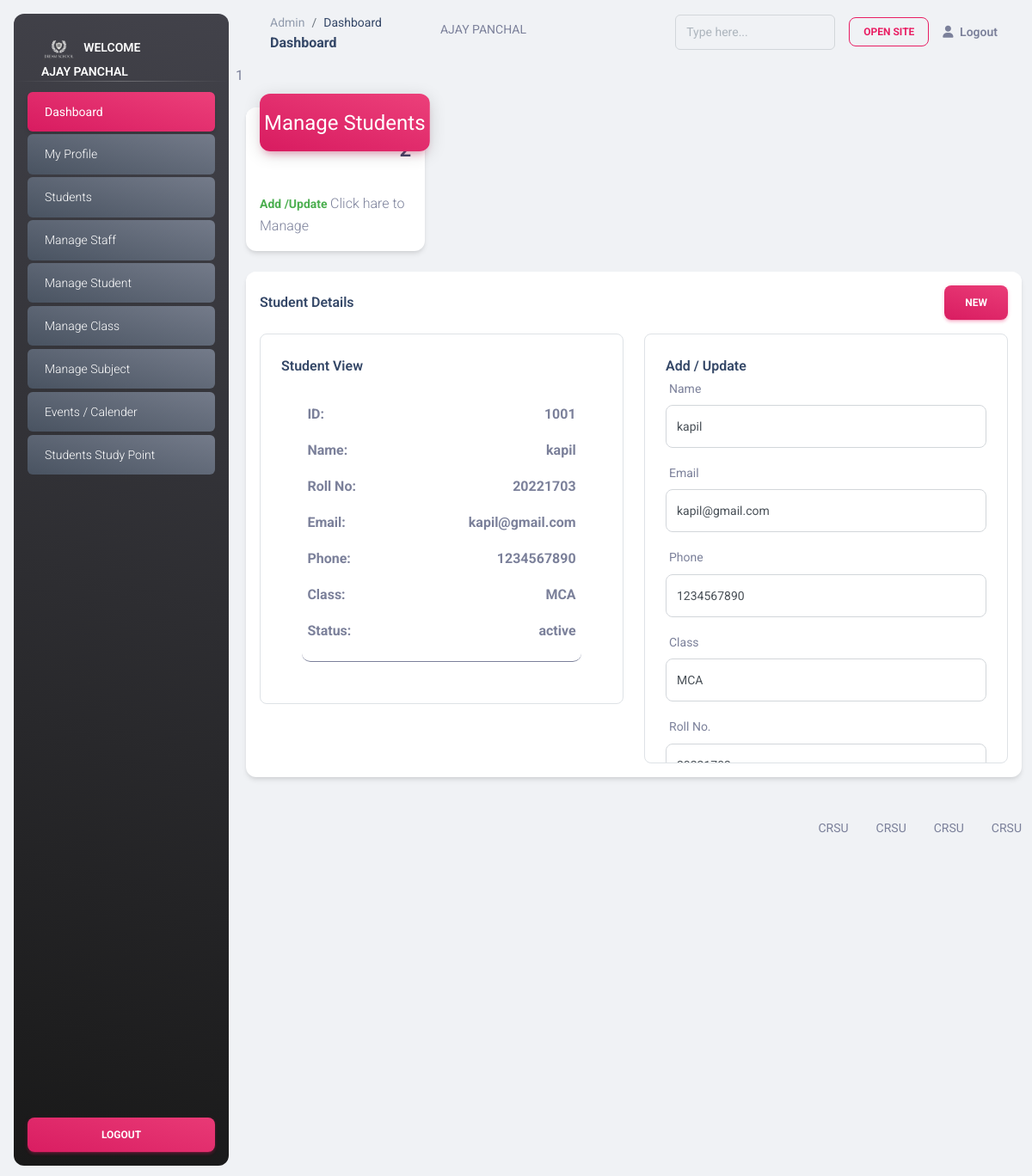
The app's page /admin/managestudent.php?stid=1001 (signed in), older data.
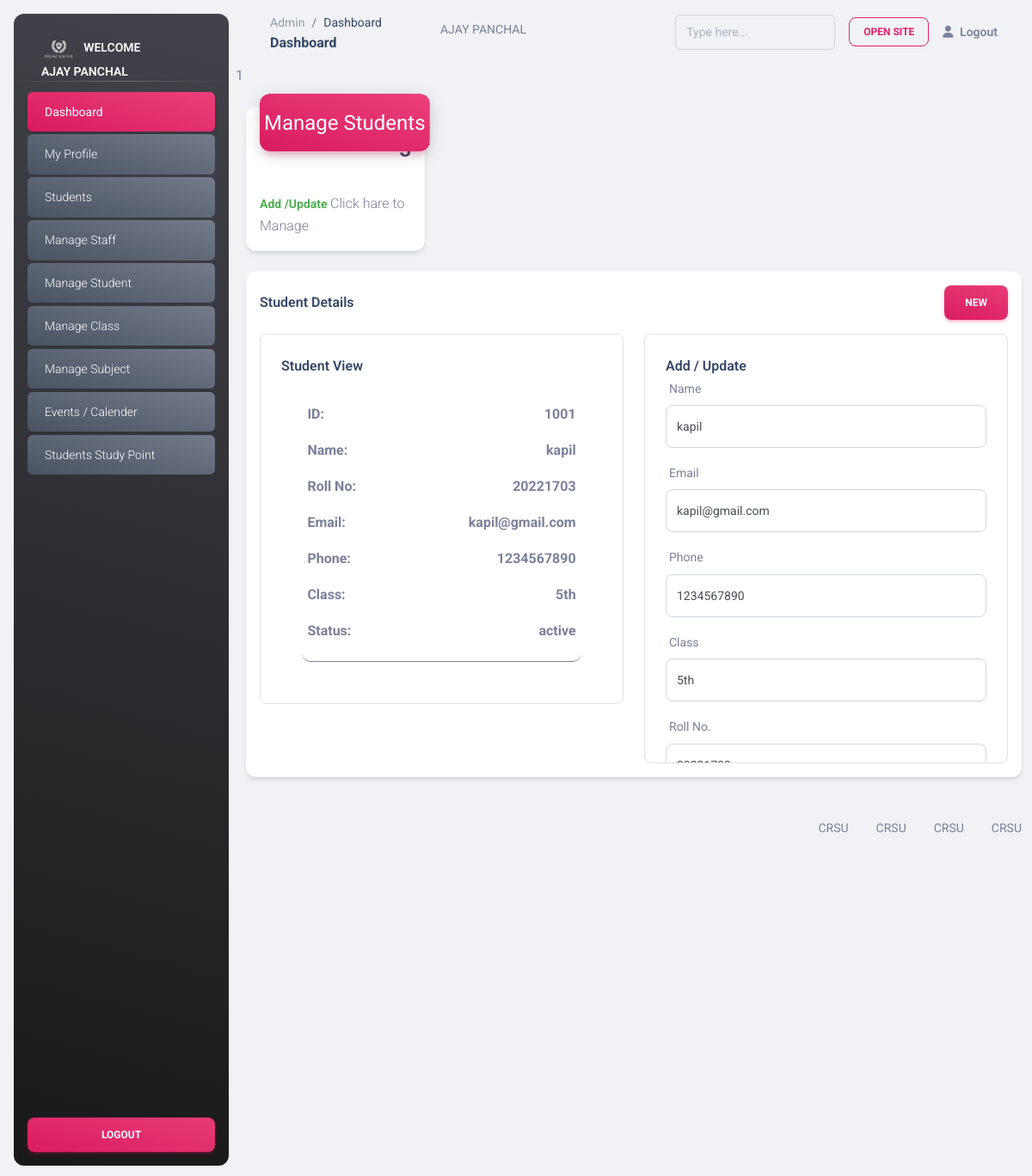
The same page, newer data.
### tables this page shows
CREATE TABLE `classes` (
  `id` int(11) NOT NULL,
  `class_name` varchar(255) DEFAULT NULL,
  `incharge_id` int(11) DEFAULT NULL,
  `insert_by` int(11) DEFAULT NULL,
  `update_by` timestamp NULL DEFAULT current_timestamp(),
  `insert_at` timestamp NULL DEFAULT current_timestamp(),
  `update_at` int(11) DEFAULT NULL
);

CREATE TABLE `student` (
  `student_id` int(11) NOT NULL,
  `student_roll_no` int(11) NOT NULL,
  `class_id` int(11) DEFAULT NULL,
  `student_name` varchar(255) DEFAULT NULL,
  `student_email` varchar(255) DEFAULT NULL,
  `student_phone` varchar(13) DEFAULT NULL,
  `student_psw` varchar(255) DEFAULT NULL,
  `insert_by` int(11) NOT NULL,
  `insert_at` int(11) NOT NULL,
  `update_by` int(11) NOT NULL,
  `update_at` int(11) NOT NULL,
  `status` enum('active','in-active') NOT NULL
);

### admin/managestudent.php (the view, shortened to what the changed rows need)
<?php
include "header.php";
$student_name = $student_id = $student_roll_no = $student_email = $student_phone = $class_id = $class_name = $status = "";
if (isset($_GET['stid'])) {
  $stid = $_GET['stid'];
  $sql = "SELECT * from student where student_id=$stid";
  $res = mysqli_query($conn, $sql);
  if (mysqli_num_rows($res) > 0) {
    $row = mysqli_fetch_assoc($res);
    $student_name = $row['student_name'];
    $student_id = $row['student_id'];
    $student_roll_no = $row['student_roll_no'];
    $student_email = $row['student_email'];
    $student_phone = $row['student_phone'];
    $class_id = $row['class_id'];
    $status = $row['status'];
    $cls_sql = "SELECT * from classes where id=$class_id";
    $cls_sql = mysqli_query($conn, $cls_sql);
    $cls_row = mysqli_fetch_assoc($cls_sql);
    $class_name = $cls_row['class_name'];
  }
}
?>
<main class="main-content position-relative max-height-vh-100 h-100 border-radius-lg ">
  <div class="container-fluid py-4">
    <div class="row">
      <div class="col-xl-3 col-sm-6 mb-xl-0 mb-4">
        <div class="card">
          <div class="card-header p-3 pt-2">
            <div class="text-end pt-1">
              <?php
              $sql = "SELECT student_id FROM student ";
              $sql = mysqli_query($conn, $sql);
              $total_std_row = mysqli_num_rows($sql);
              ?>
              <p class="text-sm mb-0 text-capitalize">Total Students</p>
              <h4 class="mb-0"><?= $total_std_row ?></h4>
            </div>
          </div>
        </div>
      </div>
    </div>
    <div class="col-md-12 mb-lg-0 mb-4">
      <div class="card mt-4">
        <div class="card-body p-3">
          <div class="row">
            <div class="col-md-6 mb-md-0 mb-4">
              <div class="card card-body border card-plain border-radius-lg  ">
                <div class="card card-body   card-plain border-radius-lg  "
                  style="overflow-y: scroll;min-height: 300px; max-height: 500px;">
                  <div class="col-md-12 mb-md-0 mb-4 event-item">
                    <p><b>ID: </b><b style="float:right"><?= $student_id ?></b></p>
                    <p><b>Name: </b><b style="float:right"><?= $student_name ?></b></p>
                    <p><b>Roll No: </b><b style="float:right"><?= $student_roll_no ?></b></p>
                    <p><b>Email: </b><b style="float:right"><?= $student_email ?></b></p>
                    <p><b>Phone: </b><b style="float:right"><?= $student_phone ?></b></p>
                    <p><b>Class: </b> <b style="float:right"><?= $class_name ?></b></p>
                    <p><b>Status: </b><b style="float:right"><?= $status ?></b></p>
                  </div>
                </div>
              </div>
            </div>
            <div class="col-md-6 mb-md-0 mb-4">
              <div class="card card-body border card-plain border-radius-lg  "
                style="overflow-y: scroll;min-height: 300px; max-height: 500px;">
                <form method="post">
                  <div class="mb-3">
                    <label class="form-label">Name</label>
                    <input type="text" name="student_name" class="form-control form-control-lg"
                      value="<?= $student_name ?>" placeholder="  Name">
                  </div>
                  <div class="mb-3">
                    <label class="form-label">Email</label>
                    <input type="email" name="student_email" class="form-control form-control-lg"
                      value="<?= $student_email ?>" placeholder="  Email">
                  </div>
                  <div class="mb-3">
                    <label class="form-label">Phone</label>
                    <input type="number" name="student_phone" class="form-control form-control-lg"
                      value="<?= $student_phone ?>" placeholder="  Phone">
                  </div>
                  <div class="mb-3">
                    <label class="form-label">Class</label>
                    <select name="class_id" class="form-control form-control-lg">
                      <?php
                            $sql = "SELECT * FROM `classes`";
                            $sql = mysqli_query($conn, $sql);
                            while ($row = mysqli_fetch_assoc($sql)) {
                            ?>
                      <option value="<?= $row['id'] ?>" <?php if ($row['id'] == $class_id)
                                echo "selected  " ?>>
                        <?= $row['class_name'] ?></option>
                      <?php } ?>
                    </select>
                  </div>
                  <div class="mb-3">
                    <label class="form-label">Roll No.</label>
                    <input type="number" name="student_roll_no" class="form-control form-control-lg"
                      value="<?= $student_roll_no ?>" placeholder="  Roll No.">
                  </div>
                </form>
              </div>
            </div>
          </div>
        </div>
      </div>
    </div>
  </div>
</main>
<?php include "footer.php" ?>

Row changes from the older to the newer data that the page shows:
removed classes: class_name "MCA"
changed student "kapil": class_id "MCA" → "5th"
added classes: class_name "5th"
Text that changed along with them:
$total_std_row: "2" → "3"
